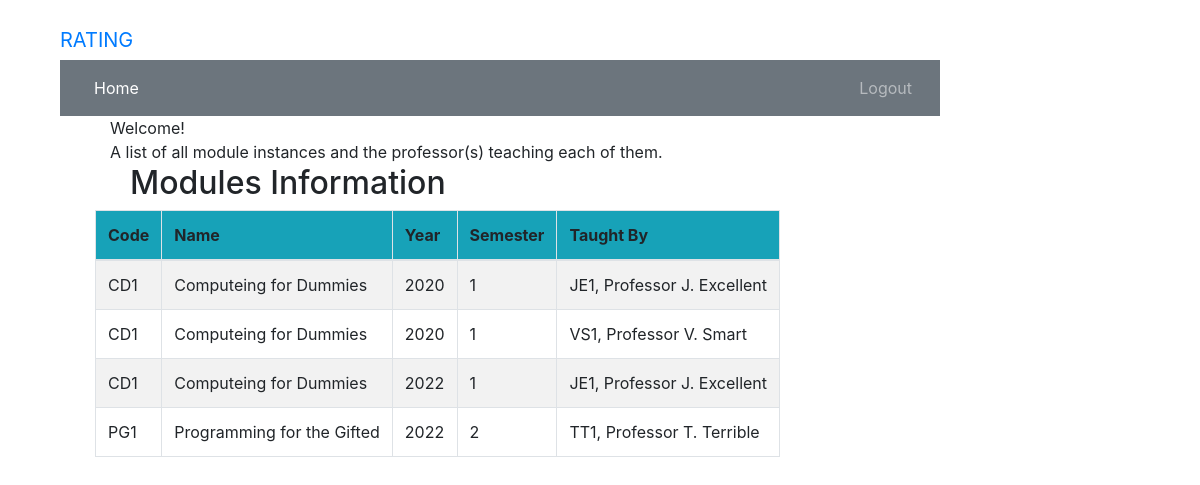
Screenshot of /modules (signed in) with the database file from the repository.
### MainPages/models.py (models this page shows, shortened)
class Courses(models.Model):
    name = models.CharField(max_length=200)
    code = models.CharField(max_length=5)
    year = models.DateField(default=None)
    semester = models.IntegerField(validators=[MinValueValidator(1), MaxValueValidator(3)])
    taught_by = models.ForeignKey('Teacher', on_delete=models.CASCADE, default=None)

class Teacher(models.Model):
    name = models.CharField(max_length=200)
    name_brief = models.CharField(max_length=20)
    def __str__(self):
        return self.name_brief + ", " + self.name

### MainPages/views.py (the view)
# urls.py: path('modules', views.modules, name='modules'),
@login_required
def modules(request):
    courses = Courses.objects.filter()
    return render(request, 'MainPages/modules.html',
                  {'modules': courses})

### templates/MainPages/modules.html (shortened to what this page needs)
<!DOCTYPE html>
<html lang="en">
{%  extends 'MainPages/base.html' %}
{% block content %}
    <html>
    <head>
    </head>
    <body class="bodylist">
    <div class="container">
        <div class="panel panel-primary">
            <div class="panel-heading">Welcome!</div>
            <div class="panel-body">
                A list of all module instances and the professor(s) teaching each of them.
            </div>
        </div>
    </div>
    <div class="row">
        <h2>Modules Information</h2>
    </div>
    <div>
        <table class="table table-striped table-bordered table-hover w-auto">
            <thead>
            <tr class="bg-info">
                <th>Code</th>
                <th>Name</th>
                <th>Year</th>
                <th>Semester</th>
                <th>Taught By</th>
            </tr>
            </thead>
            <tbody>
            {% for module in modules %}
                <tr>
                    <td>{{ module.code }}</td>
                    <td>{{ module.name }}</td>
                    <td>{{ module.year.year }}</td>
                    <td>{{ module.semester }}</td>
                    <td>{{ module.taught_by }}</td>
                </tr>
            {% endfor %}
            </tbody>
        </table>
    </div>
    </body>
    </html>
{% endblock %}

### templates/MainPages/base.html (shortened to what this page needs)
<!DOCTYPE html>
{% load static %}
<html lang="en">
<link rel="stylesheet" href="https://cdn.jsdelivr.net/npm/bootstrap@4.6.1/dist/css/bootstrap.min.css">
<link rel="stylesheet" href="{% static "css/portfolio.css" %}">
<div class="container-fluid">
    <div class="navbar-header">
        <a class="navbar-brand" href="">
             RATING
        </a>
    </div>
    <nav class="navbar navbar-expand-md bg-secondary navbar-dark" id="myNavbar">
        <ul class="navbar-nav mr-auto">
            <li class="nav-item active">
                <a class="nav-link" href="{% url 'MainPages:home' %}">Home</a>
            </li>
        </ul>
        <ul class="nav navbar-nav ml-auto">
            {% if user.is_authenticated %}
                <li><a class="nav-link" href="{% url 'logout' %}">Logout</a>
                </li>
            {% else %}
                <li><a class="nav-link" href="{% url 'login' %}"><span class="glyphicon glyphicon-log-in"></span>Login</a>
                </li>
            {% endif %}
        </ul>
    </nav>
</div>
<body id="app-layout">
<div class="row">
    <div class="col-md-8">
        {% block content %}
        {% endblock %}
    </div>
</div>
</body>
</html>

### static/css/portfolio.css (style rules this page uses)
body { padding-left: 45px; padding-right: 45px; padding-top: 20px; }
.navbar { padding-left:10px; padding-right: 20px; margin-bottom: 0; margin-left: 0; margin-right: 200px; border-radius: 0; }
.row { padding-left: 50px; }

### rows the page displays
Courses: code "CD1", name "Computeing for Dummies", year.year "2020", semester "1", taught_by "JE1, Professor J. Excellent"
Courses: code "CD1", name "Computeing for Dummies", year.year "2020", semester "1", taught_by "VS1, Professor V. Smart"
Courses: code "CD1", name "Computeing for Dummies", year.year "2022", semester "1", taught_by "JE1, Professor J. Excellent"
Courses: code "PG1", name "Programming for the Gifted", year.year "2022", semester "2", taught_by "TT1, Professor T. Terrible"
